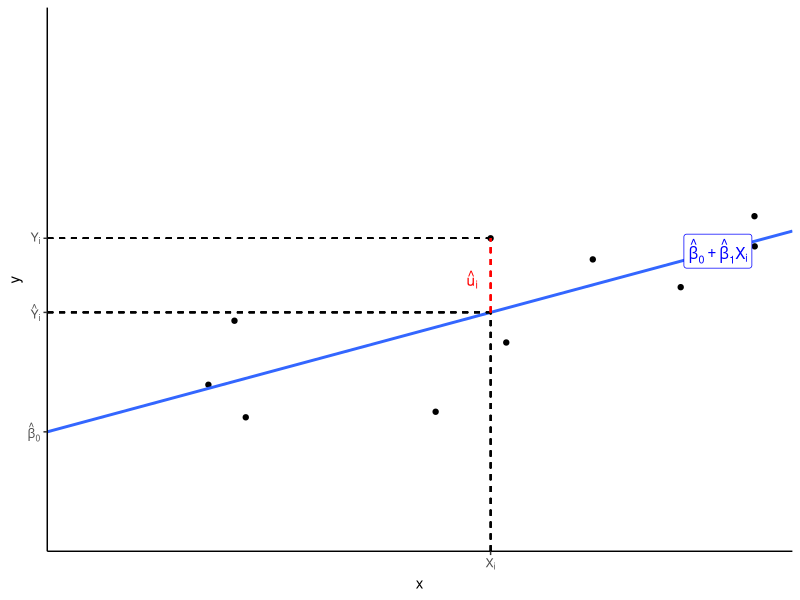

Recreate this plot in R.
## ---- chunk 1
#| include: false
knitr::opts_chunk$set(echo = F,
                      warning = F,
                      message = F)
library(tidyverse)
## ---- chunk 2
set.seed(2)
data = tibble(x = runif(10,1,10),
              u = rnorm(10,0,1),
              y = 1+0.5*x+u)


reg_tidy <- data %>%
  lm(y ~ x, data = .) %>%
  broom::tidy()

reg_aug <- data %>%
  lm(y ~ x, data = .) %>%
  broom::augment()

b0 <- reg_tidy %>%
  filter(term == "(Intercept)") %>%
  pull(estimate)

b1 <- reg_tidy %>%
  filter(term == "x") %>%
  pull(estimate)

point <- data %>%
  slice(10)

point_u <- reg_aug %>%
  slice(10) %>%
  pull(.resid)

fitted_point <- reg_aug %>% slice(10) %>% pull(.fitted)

data %>%
ggplot()+
  aes(x = x,
      y = y)+
  geom_point()+
  geom_smooth(method = "lm", se = F, fullrange = T)+
  geom_segment(x = 0, xend = point$x, y = fitted_point, yend = fitted_point, size = 0.5, linetype = "dashed")+
  geom_segment(x = 0, xend = point$x, y = point$y, yend = point$y, size = 0.5, linetype = "dashed")+
  geom_segment(x = point$x, xend = point$x, y = 0, yend = fitted_point, size = 0.5, linetype = "dashed")+
  geom_segment(x = point$x, xend = point$x, y = fitted_point, yend = point$y, size = 0.5, linetype = "dashed", color = "red")+
  annotate(geom = "text", x = (point$x -0.25), y = 5, label = expression(hat(u)[i]), color = "red")+
  annotate(geom = "label", x = 9, y = b0+b1*9, label = expression(hat(beta)[0]+hat(beta)[1]*X[i]), color = "blue")+
  scale_x_continuous(breaks = c(point$x),
                     labels = expression(X[i]),
                     limits = c(0,10),
                     expand = c(0,0))+
  scale_y_continuous(breaks = c(b0, fitted_point, point$y),
                     labels = c(expression(hat(beta)[0]), expression(hat(Y)[i]), expression(Y[i])),
                     limits = c(0,10),
                     expand = c(0,0))+
  theme_classic()

